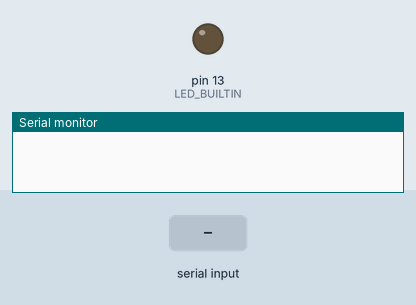
A sketch run on a simulated Arduino Uno, built with avr-gcc and run on an emulated ATmega328P. Shown: output pins drawn as LEDs (lit = HIGH), the last lines printed to the serial monitor. Inputs (shaded band) come from the test bench.

Above: at 1.2 s.
1.3 s: "1" received over Serial
At 1.8 s:
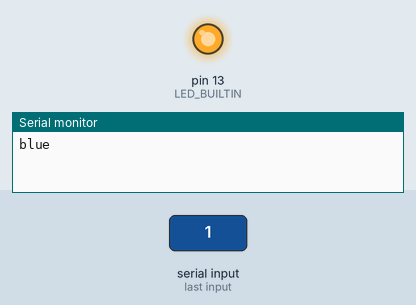
2.8 s: "2" received over Serial
At 4.1 s:
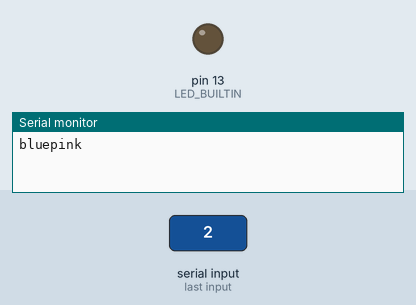
Timing chart, 0 to 5.8 s (numbered marks = the images above; inputs shaded):
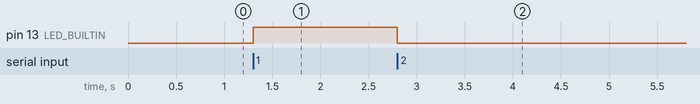

Measured:
- after the input at 1.3 s, pin 13 (LED_BUILTIN): LOW → HIGH at once
- after the input at 2.8 s, pin 13 (LED_BUILTIN): HIGH → LOW at once

The sketch:

blue_test_1.ino
```cpp
int Received = 0;

int a;


void setup() {
  // put your setup code here, to run once:
  Serial.begin(9600);
  pinMode(LED_BUILTIN, OUTPUT);

}

void loop() {
  // put your main code here, to run repeatedly:
  if (Serial.available() > 0 ) {
    Received = Serial.read();
  }

  if (Received == '1') {
    digitalWrite(LED_BUILTIN, HIGH);
    if (a == 0) {
      Serial.print("blue");
      a = 1;
    }


  }
  if (Received == '2') {
    digitalWrite(LED_BUILTIN, LOW);
    if (a == 1) {
      Serial.print("pink");
      a = 0;
    }


  }
   if (Received =='3'){
    if(a==0){
      Serial.print("orange");
      a=1;

    }
   }


}
```
